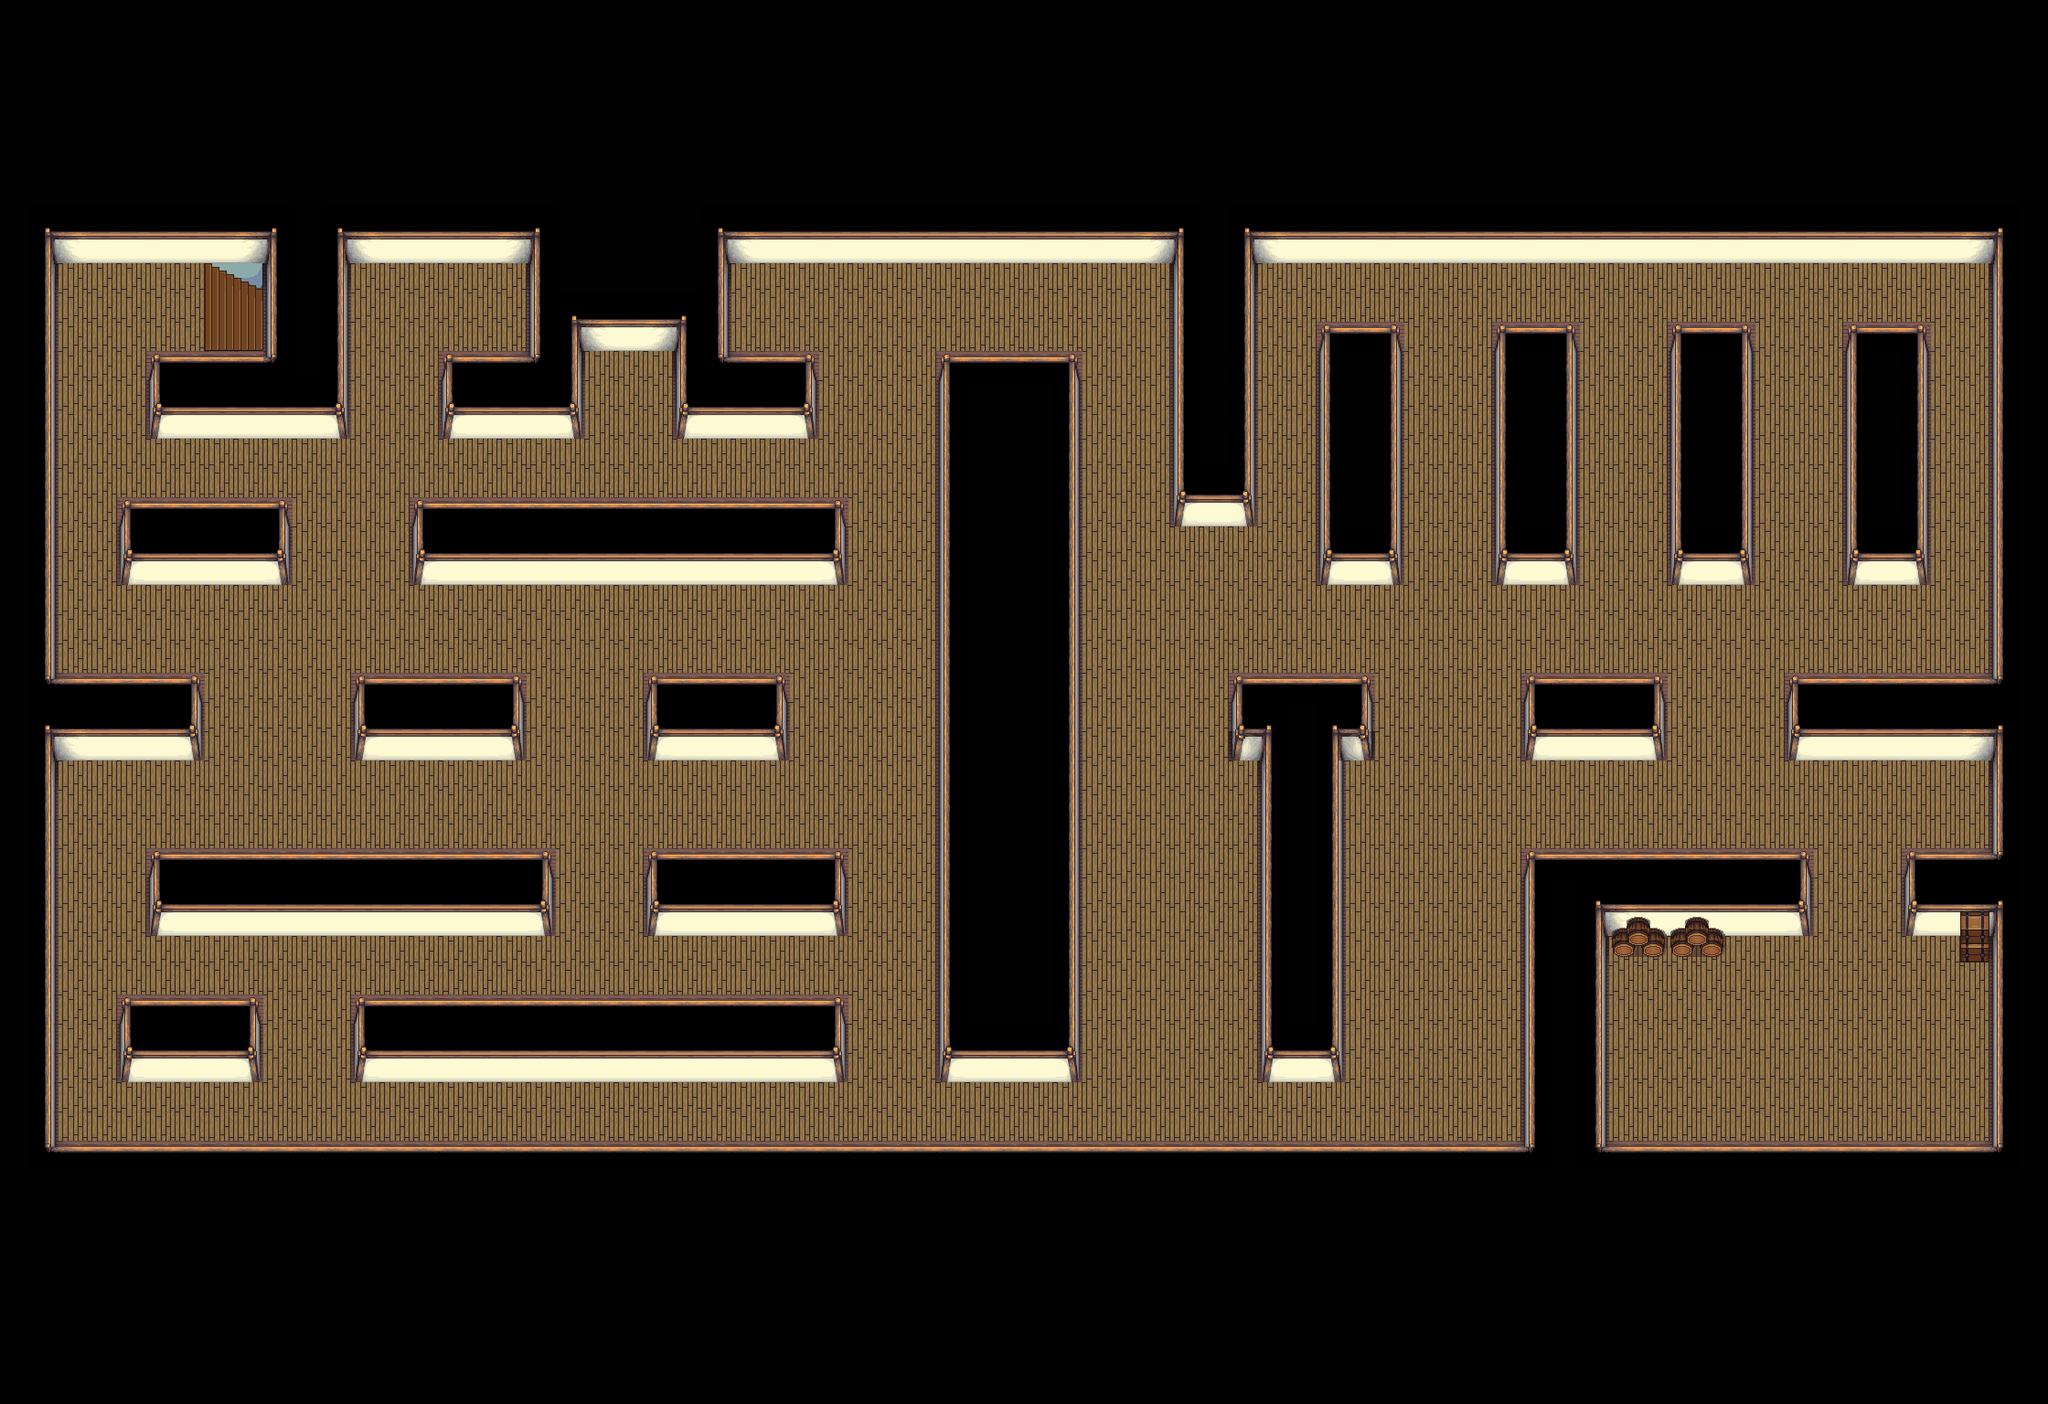

Below is a game level as drawn by its tile map, then a one-line description and the .tmx that defines it (tile-layer data replaced by summaries):
An orthogonal 70x48 tile map with 32x32 px tiles, 2 tile layers (Floor, Decorations), 3 tilesets and 243 objects (195x node, 31x wall, portal, fire-proof).

<map version="1.0" tiledversion="1.0.3" orientation="orthogonal" renderorder="right-down" width="70" height="48" tilewidth="32" tileheight="32" nextobjectid="308">
 <tileset firstgid="1" source="base-layout.tsx" />
 <tileset firstgid="118" source="decorations.tsx" />
 <tileset firstgid="374" source="stairs.tsx" />
 <layer name="Floor" width="70" height="48">
  <data>[3360 cells, 3360 non-empty, 29 distinct tile ids]</data>
 </layer>
 <layer name="Decorations" width="70" height="48">
  <data>[3360 cells, 16 non-empty, 12 distinct tile ids]</data>
 </layer>
 <objectgroup color="#000000" name="Wall">
  <object id="1" type="wall" x="0" y="0" width="2240" height="288" />
  <object id="2" type="wall" x="0" y="1248" width="2240" height="288" />
  <object id="3" type="wall" x="0" y="288" width="64" height="960" />
  <object id="4" type="wall" x="2176" y="288" width="64" height="960" />
  <object id="5" type="wall" x="160" y="384" width="128" height="96" />
  <object id="6" type="wall" x="288" y="288" width="96" height="192" />
  <object id="7" type="wall" x="128" y="544" width="192" height="96" />
  <object id="8" type="wall" x="480" y="384" width="160" height="96" />
  <object id="9" type="wall" x="736" y="384" width="160" height="96" />
  <object id="10" type="wall" x="576" y="288" width="224" height="96" />
  <object id="11" type="wall" x="448" y="544" width="480" height="96" />
  <object id="12" type="wall" x="1024" y="384" width="160" height="800" />
  <object id="13" type="wall" x="1280" y="288" width="96" height="288" />
  <object id="14" type="wall" x="1440" y="352" width="96" height="288" />
  <object id="17" type="wall" x="1632" y="352" width="96" height="288" />
  <object id="18" type="wall" x="1824" y="352" width="96" height="288" />
  <object id="19" type="wall" x="2016" y="352" width="96" height="288" />
  <object id="20" type="wall" x="64" y="736" width="160" height="96" />
  <object id="21" type="wall" x="384" y="736" width="192" height="96" />
  <object id="22" type="wall" x="704" y="736" width="160" height="96" />
  <object id="23" type="wall" x="160" y="928" width="448" height="96" />
  <object id="24" type="wall" x="704" y="928" width="224" height="96" />
  <object id="25" type="wall" x="128" y="1088" width="160" height="96" />
  <object id="26" type="wall" x="384" y="1088" width="544" height="96" />
  <object id="27" type="wall" x="1344" y="736" width="160" height="96" />
  <object id="28" type="wall" x="1376" y="832" width="96" height="352" />
  <object id="29" type="wall" x="1664" y="736" width="160" height="96" />
  <object id="30" type="wall" x="1952" y="736" width="224" height="96" />
  <object id="31" type="wall" x="1664" y="928" width="96" height="320" />
  <object id="32" type="wall" x="1760" y="928" width="224" height="96" />
  <object id="33" type="wall" x="2080" y="928" width="96" height="96" />
 </objectgroup>
 <objectgroup color="#00ff00" name="Door H">
  <object id="38" x="1984" y="960" width="96" height="32" />
 </objectgroup>
 <objectgroup name="Door V" />
 <objectgroup color="#ff0000" name="Portals">
  <object id="35" name="Stairs Down" type="portal" x="256" y="288" width="32" height="96">
   <properties>
    <property name="dx" type="int" value="288" />
    <property name="dy" type="int" value="352" />
    <property name="room" type="int" value="2" />
   </properties>
  </object>
 </objectgroup>
 <objectgroup color="#820082" name="Item">
  <object id="41" x="672" y="416" width="32" height="32" />
  <object id="42" x="608" y="736" width="32" height="32" />
  <object id="43" x="224" y="864" width="32" height="32" />
  <object id="44" x="960" y="1056" width="32" height="32" />
  <object id="45" x="1536" y="352" width="32" height="32" />
  <object id="46" x="1760" y="384" width="32" height="32" />
  <object id="47" x="1920" y="352" width="32" height="32" />
  <object id="48" x="2112" y="352" width="32" height="32" />
  <object id="49" x="2112" y="1152" width="32" height="32" />
  <object id="50" x="1792" y="1152" width="32" height="32" />
  <object id="51" x="1216" y="320" width="32" height="32" />
  <object id="52" x="288" y="1152" width="32" height="32" />
  <object id="112" x="1600" y="1184" width="32" height="32" />
  <object id="113" x="1312" y="864" width="32" height="32" />
 </objectgroup>
 <objectgroup color="#550000" name="Paths">
  <object id="53" type="node" x="192" y="320" width="32" height="32">
   <properties>
    <property name="connections" value="151" />
    <property name="multifloor" type="bool" value="true" />
    <property name="multifloorID" type="int" value="153" />
    <property name="multifloorIndex" type="int" value="2" />
   </properties>
  </object>
  <object id="54" type="node" x="96" y="320" width="32" height="32">
   <properties>
    <property name="connections" value="153,151" />
   </properties>
  </object>
  <object id="55" type="node" x="80" y="480" width="32" height="32">
   <properties>
    <property name="connections" value="154,159,155" />
   </properties>
  </object>
  <object id="56" type="node" x="352" y="496" width="32" height="32">
   <properties>
    <property name="connections" value="161,164,162" />
   </properties>
  </object>
  <object id="57" type="node" x="80" y="672" width="32" height="32">
   <properties>
    <property name="connections" value="156,157" />
   </properties>
  </object>
  <object id="58" type="node" x="352" y="672" width="32" height="32">
   <properties>
    <property name="connections" value="62,163,199" />
   </properties>
  </object>
  <object id="59" type="node" x="416" y="320" width="32" height="32">
   <properties>
    <property name="connections" value="60,165" />
   </properties>
  </object>
  <object id="60" type="node" x="512" y="320" width="32" height="32">
   <properties>
    <property name="connections" value="59" />
   </properties>
  </object>
  <object id="61" type="node" x="672" y="496" width="32" height="32">
   <properties>
    <property name="connections" value="167,168,169" />
   </properties>
  </object>
  <object id="62" type="node" x="288" y="672" width="32" height="32">
   <properties>
    <property name="connections" value="58,158,179" />
   </properties>
  </object>
  <object id="63" type="node" x="288" y="864" width="32" height="32">
   <properties>
    <property name="connections" value="180,181,195" />
   </properties>
  </object>
  <object id="64" type="node" x="96" y="864" width="32" height="32">
   <properties>
    <property name="connections" value="182,183" />
   </properties>
  </object>
  <object id="65" type="node" x="80" y="1040" width="32" height="32">
   <properties>
    <property name="connections" value="183,184,189" />
   </properties>
  </object>
  <object id="66" type="node" x="80" y="1200" width="32" height="32">
   <properties>
    <property name="connections" value="185,186" />
   </properties>
  </object>
  <object id="67" type="node" x="320" y="1200" width="32" height="32">
   <properties>
    <property name="connections" value="187,188,205" />
   </properties>
  </object>
  <object id="68" type="node" x="320" y="1040" width="32" height="32">
   <properties>
    <property name="connections" value="190,191,188" />
   </properties>
  </object>
  <object id="69" type="node" x="640" y="1040" width="32" height="32">
   <properties>
    <property name="connections" value="194,204,216" />
   </properties>
  </object>
  <object id="70" type="node" x="640" y="864" width="32" height="32">
   <properties>
    <property name="connections" value="198,203,220,204" />
   </properties>
  </object>
  <object id="71" type="node" x="640" y="672" width="32" height="32">
   <properties>
    <property name="connections" value="201,202,224" />
   </properties>
  </object>
  </objectgroup>
 <objectgroup color="#ff5500" name="FireProof">
  <!-- 1 objects omitted --></objectgroup>
</map>
<!-- 177 of 243 objects omitted -->
